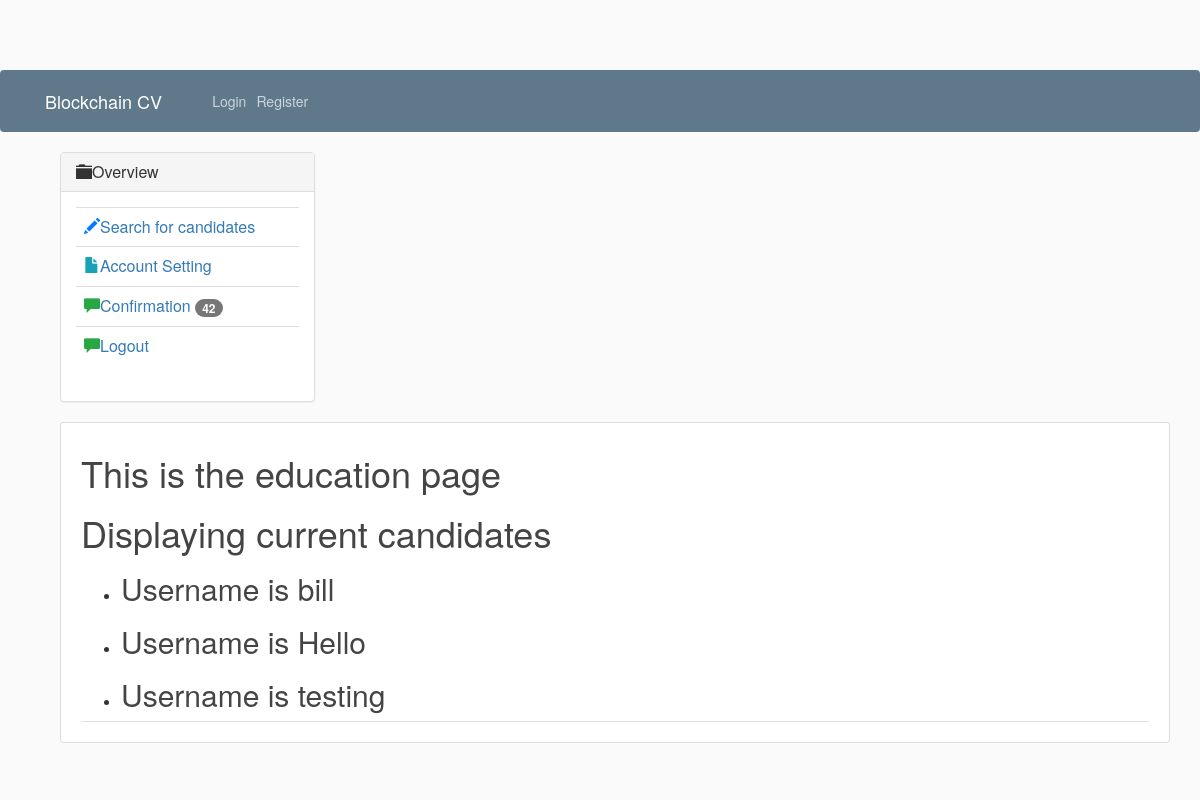
The page /search on the database as committed earlier.
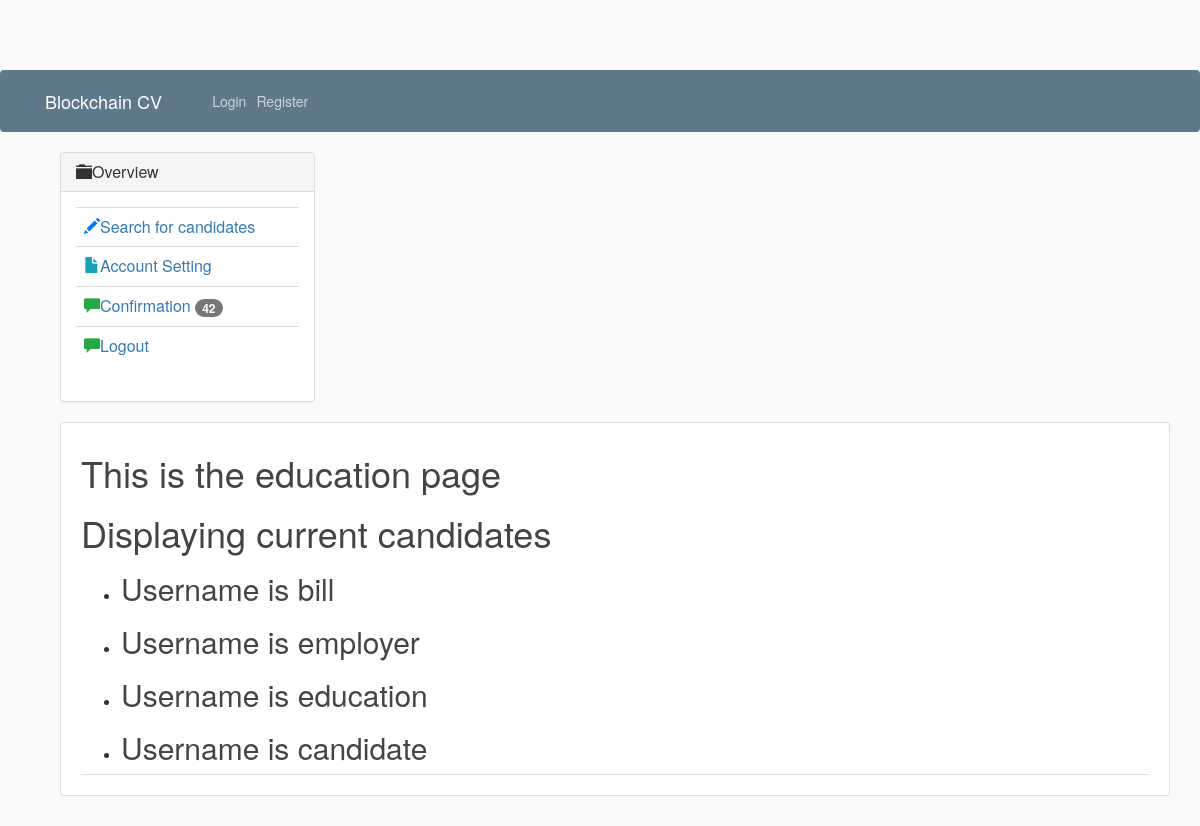
The same page on the database as committed later.
### blog/models.py (models this page shows)
class User(models.Model):
    username = models.CharField(unique=True,max_length=50)
    fname= models.CharField(max_length=50)
    sname = models.CharField(max_length=50)
    password = models.CharField(max_length=50)
    dateOfBirth = models.DateTimeField(default=timezone.now)
    roleOfUser = models.CharField(max_length=9)
    def __str__(self):
        return 'Username is {} '.format(self.username)

### users/views.py (the view)
# urls.py: path('search',user_views.displayCandidate,name='search'),
def displayCandidate(request):
    users = User.objects.all()
    args = {'users':users}
    return render(request,'search.html',args)

### users/templates/search.html
{% extends 'education.html' %}
{% block data%}
<div class="displayAll">
    <h1> Displaying current candidates</h1>
    <ul>
        {% for user in users %}
        <li><h2>{{ user }}</h2></li>
        {% endfor %}
    </ul>
</div>
{% endblock data %}

### users/templates/education.html (shortened to what this page needs)
{% extends "blog/base.html" %}
{% load crispy_forms_tags %}
{% block content %}
<div class="container" >
    {% include 'menu.html' %}
    <div class="content-section">
        <h1>This is the education page</h1>
        {%block data%}{% endblock %}
        <div class="border-top pt-3">
        </div>
    </div>
{% endblock content %}

### blog/templates/blog/base.html (shortened to what this page needs)
﻿{% load static %}
<!DOCTYPE html>
<html>
<head>
    <link href="//maxcdn.bootstrapcdn.com/bootstrap/3.3.0/css/bootstrap.min.css" rel="stylesheet" id="bootstrap-css">
    <link rel="stylesheet" href="https://maxcdn.bootstrapcdn.com/bootstrap/4.0.0/css/bootstrap.min.css">
    <link href="//netdna.bootstrapcdn.com/bootstrap/3.0.3/css/bootstrap.min.css" rel="stylesheet" id="bootstrap-css">
    <link rel="stylesheet" type="text/css" href="{% static 'blog/main.css' %}">
</head>
<body>
    <header class="site-header">
      <nav class="navbar navbar-expand-md navbar-dark bg-steel fixed-top">
        <div class="container">
          <a class="navbar-brand mr-4" href="{% url 'login' %}">Blockchain CV</a>
          <div class="collapse navbar-collapse" id="navbarToggle">
            <div class="navbar-nav">
                {% if user.is_authenticated  %}
                    <a class="nav-item nav-link" href="{% url 'profile' %}">Profile</a>
                    <a class="nav-item nav-link" href="{% url 'logout' %}">Logout</a>
                {% else %}
              <a class="nav-item nav-link" href="{% url 'login' %}">Login</a>
              <a class="nav-item nav-link" href="{% url 'register' %}">Register</a>
                {% endif %}
            </div>
          </div>
        </div>
      </nav>
    </header>
    <main role="main" class="container">
      <div class="row">
        <div class="col-md-8">
          {% block content %}{% endblock %}
        </div>
          </div>
        </div>
    </main>
</body>
</html>

### users/templates/menu.html
{% block menu %}
<div class="row">
    <div class="col-sm-3 col-md-3">
        <div class="panel-group" id="accordion">
            <div class="panel panel-default">
                <div class="panel-heading">
                    <h4 class="panel-title">
                        <a data-toggle="collapse" data-parent="#accordion" href="#collapseOne">
                            <span class="glyphicon glyphicon-folder-close">
                            </span>Overview
                        </a>
                    </h4>
                </div>
                <div id="collapseOne" class="panel-collapse collapse in">
                    <div class="panel-body">
                        <table class="table">
                            <tr>
                                <td>
                                    <span class="glyphicon glyphicon-pencil text-primary"></span><a href="{% url 'search' %}">Search for candidates</a>
                                </td>
                            </tr>
                            <tr>
                                <td>
                                    <span class="glyphicon glyphicon-file text-info"></span><a href="http://www.jquery2dotnet.com">Account Setting</a>
                                </td>
                            </tr>
                            <tr>
                                <td>
                                    <span class="glyphicon glyphicon-comment text-success"></span><a href="{% url 'blog-confirmation' %}">Confirmation</a>
                                    <span class="badge">42</span>
                                </td>
                            </tr>
                            <tr>
                                <td>
                                    <span class="glyphicon glyphicon-comment text-success"></span><a href="{% url 'logout' %}">Logout</a>
                                </td>
                            </tr>
                        </table>
                    </div>
                </div>
            </div>
        </div>
    </div>
</div>
{% endblock menu %}

### blog/static/blog/main.css (style rules this page uses)
body { background: #fafafa; color: #333333; margin-top: 5rem; }
h1, h2, h3, h4, h5, h6 { color: #444444; }
ul { margin: 0; }
.bg-steel { background-color: #5f788a; }
.site-header .navbar-nav .nav-link { color: #cbd5db; }
.content-section { background: #ffffff; padding: 10px 20px; border: 1px solid #dddddd; border-radius: 3px; margin-bottom: 20px; }

Rows that differ between the two databases and show on the page:
removed User: username "Username is testing"
changed User: username "Username is Hello" → "Username is employer"
added User: username "Username is education"
added User: username "Username is candidate"
